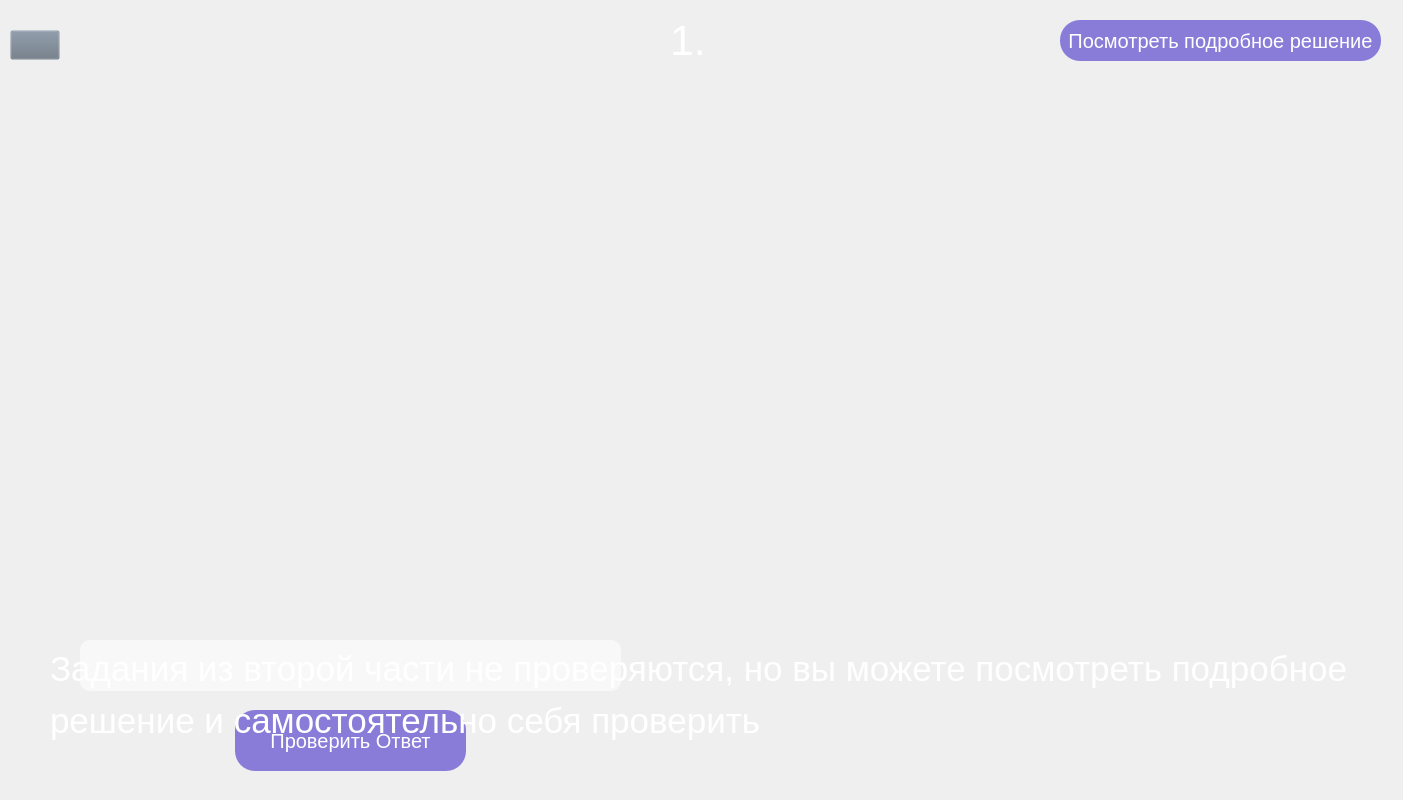
<?xml version="1.0" encoding="UTF-8"?>
<ui version="4.0">
 <class>Form</class>
 <widget class="QWidget" name="Form">
  <property name="geometry">
   <rect>
    <x>0</x>
    <y>0</y>
    <width>1403</width>
    <height>800</height>
   </rect>
  </property>
  <property name="windowTitle">
   <string>Form</string>
  </property>
  <property name="styleSheet">
   <string notr="true">QPushButton#back{
	background-color: rgba(105, 118, 132, 0);
}
QPushButton#back:pressed{
	padding-left: 2px;
	padding-top: 2px;
}</string>
  </property>
  <widget class="QPushButton" name="back">
   <property name="geometry">
    <rect>
     <x>10</x>
     <y>30</y>
     <width>50</width>
     <height>30</height>
    </rect>
   </property>
   <property name="text">
    <string/>
   </property>
   <property name="icon">
    <iconset>
     <normaloff>../Images/right-arrows.png</normaloff>../Images/right-arrows.png</iconset>
   </property>
   <property name="iconSize">
    <size>
     <width>30</width>
     <height>30</height>
    </size>
   </property>
  </widget>
  <widget class="QLabel" name="label">
   <property name="geometry">
    <rect>
     <x>60</x>
     <y>140</y>
     <width>1311</width>
     <height>281</height>
    </rect>
   </property>
   <property name="text">
    <string/>
   </property>
   <property name="scaledContents">
    <bool>false</bool>
   </property>
   <property name="alignment">
    <set>Qt::AlignHCenter|Qt::AlignTop</set>
   </property>
  </widget>
  <widget class="QLabel" name="exNumber">
   <property name="geometry">
    <rect>
     <x>670</x>
     <y>20</y>
     <width>81</width>
     <height>41</height>
    </rect>
   </property>
   <property name="font">
    <font>
     <pointsize>32</pointsize>
    </font>
   </property>
   <property name="styleSheet">
    <string notr="true">color:rgb(255,255,255)</string>
   </property>
   <property name="text">
    <string>1.</string>
   </property>
  </widget>
  <widget class="QPushButton" name="check_ans">
   <property name="geometry">
    <rect>
     <x>235</x>
     <y>710</y>
     <width>231</width>
     <height>61</height>
    </rect>
   </property>
   <property name="font">
    <font>
     <family>MS Shell Dlg 2</family>
     <pointsize>15</pointsize>
    </font>
   </property>
   <property name="styleSheet">
    <string notr="true">background-color: rgb(107,92,209,200); color: White; border-radius: 20px; </string>
   </property>
   <property name="text">
    <string>Проверить Ответ</string>
   </property>
  </widget>
  <widget class="QLineEdit" name="ans">
   <property name="geometry">
    <rect>
     <x>80</x>
     <y>640</y>
     <width>541</width>
     <height>51</height>
    </rect>
   </property>
   <property name="styleSheet">
    <string notr="true">border-radius: 10px;
background-color:rgba(255, 255, 255, 150)</string>
   </property>
  </widget>
  <widget class="QPushButton" name="see_right">
   <property name="geometry">
    <rect>
     <x>1060</x>
     <y>20</y>
     <width>321</width>
     <height>41</height>
    </rect>
   </property>
   <property name="font">
    <font>
     <family>MS Shell Dlg 2</family>
     <pointsize>15</pointsize>
    </font>
   </property>
   <property name="styleSheet">
    <string notr="true">background-color: rgb(107,92,209,200); color: White; border-radius: 20px; </string>
   </property>
   <property name="text">
    <string>Посмотреть подробное решение</string>
   </property>
  </widget>
  <widget class="QLabel" name="right_or_no">
   <property name="geometry">
    <rect>
     <x>650</x>
     <y>610</y>
     <width>251</width>
     <height>71</height>
    </rect>
   </property>
   <property name="font">
    <font>
     <pointsize>15</pointsize>
    </font>
   </property>
   <property name="text">
    <string/>
   </property>
  </widget>
  <widget class="QLabel" name="second_part">
   <property name="geometry">
    <rect>
     <x>50</x>
     <y>620</y>
     <width>1321</width>
     <height>151</height>
    </rect>
   </property>
   <property name="font">
    <font>
     <pointsize>26</pointsize>
    </font>
   </property>
   <property name="styleSheet">
    <string notr="true">color:rgba(255, 255, 255, 255)</string>
   </property>
   <property name="text">
    <string>&lt;html&gt;&lt;head/&gt;&lt;body&gt;&lt;p&gt;&lt;span style=&quot; font-size:26pt;&quot;&gt;Задания из второй части не проверяются, но вы можете посмотреть подробное &lt;/span&gt;&lt;/p&gt;&lt;p&gt;&lt;span style=&quot; font-size:26pt;&quot;&gt;решение и самостоятельно себя проверить&lt;/span&gt;&lt;/p&gt;&lt;/body&gt;&lt;/html&gt;</string>
   </property>
  </widget>
 </widget>
 <resources/>
 <connections/>
</ui>
